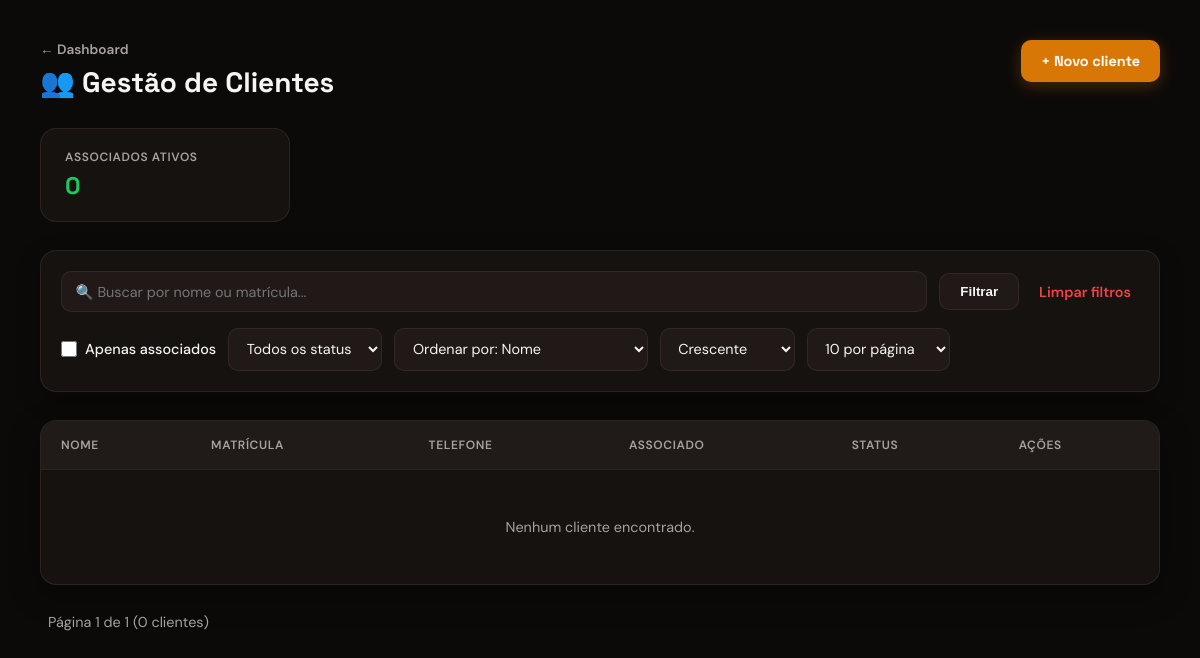
Page /clientes/ (signed in) on the earlier database version.
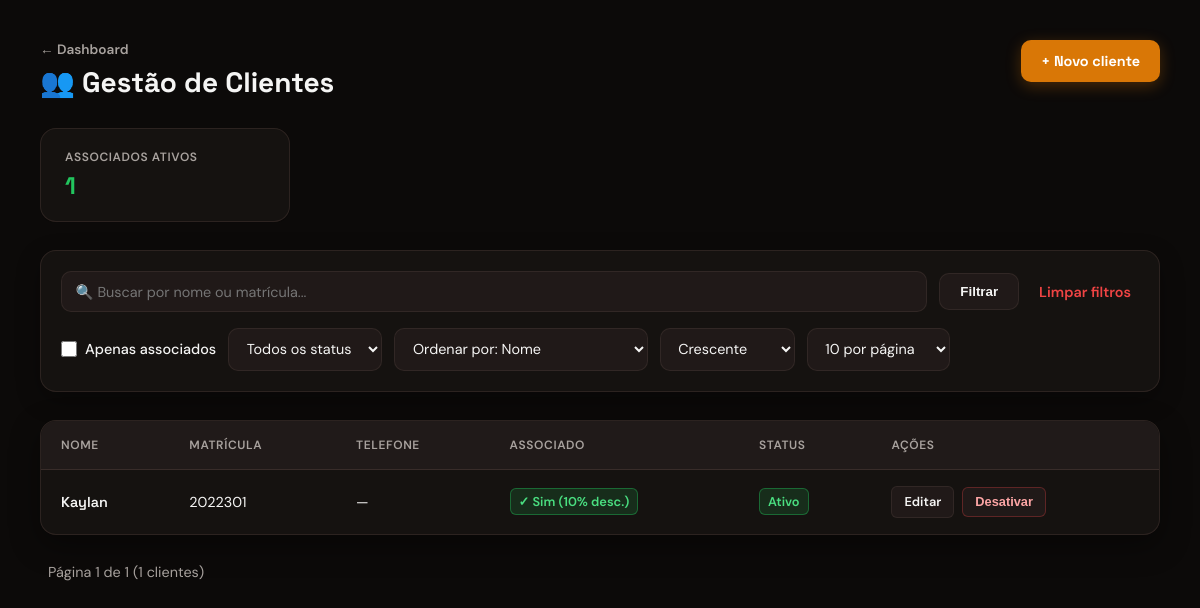
Same page on the later database version.
### app/models/cliente.py (models this page shows, shortened)
class Cliente(Base):
    __tablename__ = "clientes"
    id         = Column(Integer, primary_key=True, index=True)
    nome       = Column(String(150), nullable=False, index=True)
    matricula  = Column(String(50), nullable=True, unique=True)
    telefone   = Column(String(20), nullable=True)
    is_associado = Column(Boolean, default=False, nullable=False)
    ativo      = Column(Boolean, default=True)
    criado_em  = Column(DateTime, server_default=func.now())
    vendas = relationship("Venda", back_populates="cliente")

### app/controllers/cliente_controller.py (the view)
@router.get("/")
def listar_clientes(
    request: Request,
    busca: str = "",
    apenas_associados: bool = False,
    status: str = "",
    ordenar_por: str = "nome",
    direcao: str = "asc",
    pagina: int = 1,
    db: Session = Depends(get_db),
    admin = Depends(get_admin)
):
    query = db.query(Cliente)
    if busca:
        query = query.filter(
            Cliente.nome.ilike(f"%{busca}%") |
            Cliente.matricula.ilike(f"%{busca}%")
        )
    if apenas_associados:
        query = query.filter(Cliente.is_associado == True)
    if status in ("ativo", "inativo"):
        query = query.filter(Cliente.ativo == (status == "ativo"))
    ordenacoes = {"nome": Cliente.nome, "matricula": Cliente.matricula, "criado_em": Cliente.criado_em}
    ordenar_por = ordenar_por if ordenar_por in ordenacoes else "nome"
    direcao = direcao if direcao in ("asc", "desc") else "asc"
    coluna_ordenacao = ordenacoes[ordenar_por]
    query = query.order_by(coluna_ordenacao.desc() if direcao == "desc" else coluna_ordenacao.asc(), Cliente.id.asc())
    total_clientes = query.count()
    pagina = max(pagina, 1)
    por_pagina = 10
    total_paginas = max(math.ceil(total_clientes / por_pagina), 1)
    pagina = min(pagina, total_paginas)
    clientes = query.offset((pagina - 1) * por_pagina).limit(por_pagina).all()
    total_associados = db.query(Cliente).filter(
        Cliente.is_associado == True,
        Cliente.ativo == True
    ).count()
    return templates.TemplateResponse(
        request,
        "clientes/index.html",
        {
            "request":           request,
            "usuario":           admin,
            "clientes":          clientes,
            "busca":             busca,
            "apenas_associados": apenas_associados,
            "status":             status,
            "ordenar_por":        ordenar_por,
            "direcao":            direcao,
            "pagina":             pagina,
            "por_pagina":         por_pagina,
            "total_paginas":      total_paginas,
            "total_clientes":     total_clientes,
            "total_associados":  total_associados,
        }
    )

### app/templates/clientes/index.html (shortened to what the changed rows need)
<!DOCTYPE html>
<html lang="pt-br">
<head>
    <link rel="stylesheet" href="/static/css/clientes/index.css">
</head>
<body>
    <div class="clientes-container">
        <header class="clientes-header">
            <div>
                <h1>👥 Gestão de Clientes</h1>
            </div>
        </header>
        <section class="stats-card">
            <span class="stats-label">Associados ativos</span>
            <span class="stats-valor">{{ total_associados }}</span>
        </section>
        <div class="tabela-wrapper">
            <table class="tabela-clientes">
                <thead>
                    <tr>
                        <th>Nome</th>
                        <th>Matrícula</th>
                        <th>Telefone</th>
                        <th>Associado</th>
                        <th>Status</th>
                        <th>Ações</th>
                    </tr>
                </thead>
                <tbody>
                    {% for c in clientes %}
                    <tr>
                        <td class="font-head font-bold">{{ c.nome }}</td>
                        <td>{{ c.matricula or "—" }}</td>
                        <td>{{ c.telefone or "—" }}</td>
                        <td>
                            {% if c.is_associado %}
                            <span class="badge associado">✓ Sim (10% desc.)</span>
                            {% else %}
                            <span class="badge nao-associado">Não</span>
                            {% endif %}
                        </td>
                        <td>
                            <span class="badge {{ 'ativo' if c.ativo else 'inativo' }}">
                                {{ "Ativo" if c.ativo else "Inativo" }}
                            </span>
                        </td>
                        <td>
                            <div class="acoes-container">
                                <a href="/clientes/{{ c.id }}/editar" class="btn-acao editar">Editar</a>
                                <form action="/clientes/{{ c.id }}/toggle-ativo" method="post" style="display:inline">
                                    <button type="submit" class="btn-acao {{ 'desativar' if c.ativo else 'ativar' }}">
                                        {{ "Desativar" if c.ativo else "Ativar" }}
                                    </button>
                                </form>
                            </div>
                        </td>
                    </tr>
                    {% endfor %}
                    {% if not clientes %}
                    <tr>
                        <td colspan="6" class="vazio">Nenhum cliente encontrado.</td>
                    </tr>
                    {% endif %}
                </tbody>
            </table>
        </div>
        <div class="paginacao-footer">
            <p class="info-paginacao">Página {{ pagina }} de {{ total_paginas }} ({{ total_clientes }} clientes)</p>
            {% set total_registros = total_clientes %}
        </div>
    </div>
</body>
</html>

Differences in the rows shown:
added Cliente: nome "Kaylan", matricula "2022301", telefone "—", is_associado "✓ Sim (10% desc.)", ativo "Ativo", ativo "Desativar"
Other differences:
{{ total_associados }}: "0" → "1"
{{ total_clientes }}: "0" → "1"
text no longer shown: "Nenhum cliente encontrado."
